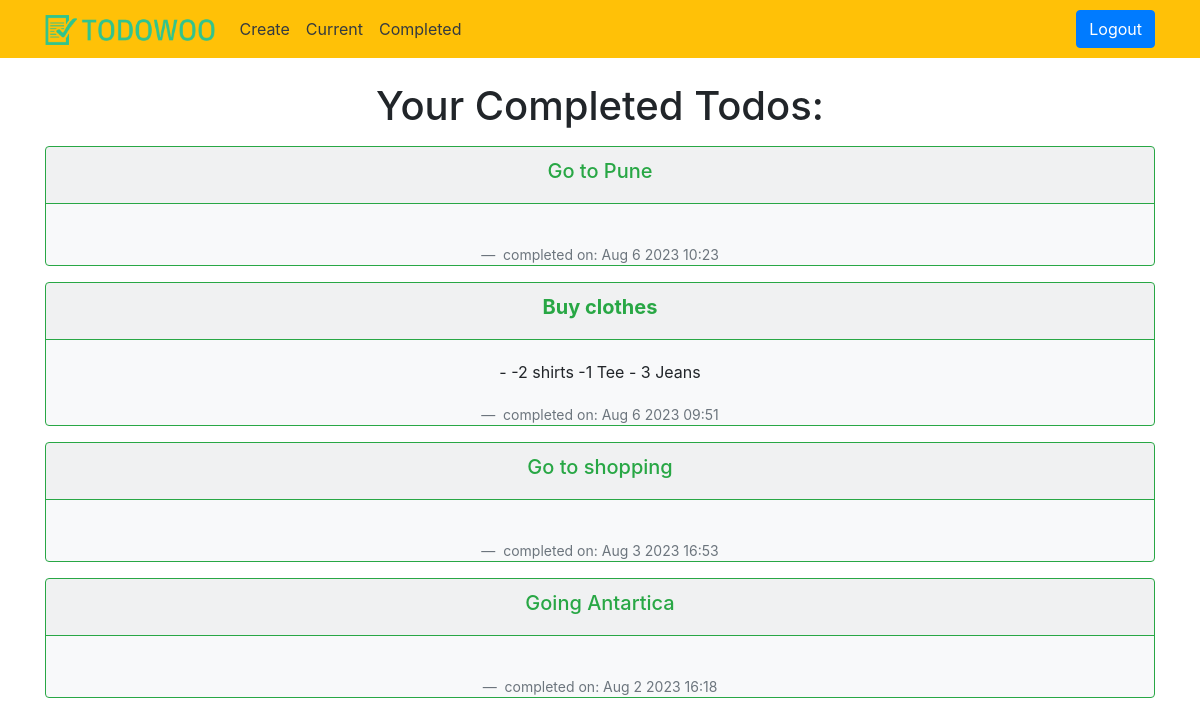
The app's page /completed/ (signed in) with its own data.
### todo/models.py (models this page shows, shortened)
class Todo(models.Model):
    title = models.CharField(max_length=50)
    memo = models.TextField(blank=True)
    created = models.DateTimeField(auto_now_add=True)
    datecompleted = models.DateTimeField(null=True, blank=True)
    important = models.BooleanField(default=False)
    user = models.ForeignKey(User, on_delete=models.CASCADE)

### todo/views.py (the view)
# urls.py: path('completed/', views.completedtodos, name='completedtodos'),
@login_required
def completedtodos(request):
    todos = Todo.objects.filter(
        user=request.user, datecompleted__isnull=False).order_by('-datecompleted')
    return render(request, 'todo/completedtodos.html', {'todos': todos})

### todo/templates/todo/completedtodos.html (shortened to what this page needs)
{% extends 'todo/base.html' %}
    {% block content %}
    <div class="container">
        <div class="align-items-center">
            <h1 class="text-center mt-4">Your Completed Todos:</h1>
            {% for todo in todos %}
            <div class="card border-success bg-light text-center mt-3 mx-auto">
                <div class=" border-success card-header justify-content-center">
                    <h5 class="text-success">
                        {% if todo.important %} <b> {% endif %} {{ todo.title }}
                            {% if todo.important %} </b> {%endif %}
                    </h5>
                </div>
                <div class=" justify-content-center card-body">
                    <p class="card-text">{% if todo.memo %} - {{ todo.memo|truncatechars:30 }} {% endif %}</p>
                </div>
                <footer class="blockquote-footer"> completed on: {{ todo.datecompleted|date:'M j Y H:i' }} </footer>
            </div>
            {% endfor %}
        </div>
    </div>
    {% endblock %}

### todo/templates/todo/base.html (shortened to what this page needs)
{% load static %}
<!DOCTYPE html>
<html lang="en">
<head>
    <link rel="stylesheet" href="https://cdn.jsdelivr.net/npm/bootstrap@4.6.2/dist/css/bootstrap.min.css"
>
    <link rel="stylesheet" href="https://cdn.jsdelivr.net/npm/bootstrap-icons@1.10.5/font/bootstrap-icons.css">
</head>
<body>
    <nav class="navbar navbar-expand-lg navbar-light  bg-warning">
        <div class="container">
            <a class="navbar-brand" href="{% url 'home' %}">
                <img src="{% static 'todo/TodoWoo_logo.png' %}" height="30pc" alt="">
            </a>
            <div class="collapse navbar-collapse" id="navbarNav">
                {% if user.is_authenticated %}
                <ul class="navbar-nav mr-auto">
                    <li class="nav-item  {{ create }}">
                        <a class="nav-link text-dark" href="{% url 'createtodo' %}">Create</a>
                    </li>
                    <li class="nav-item  {{ current }}">
                        <a class="nav-link text-dark" href="{% url 'currenttodos' %}">Current</a>
                    </li>
                    <li class="nav-item  {{ completed }}">
                        <a class="nav-link text-dark" href="{% url 'completedtodos' %}">Completed</a>
                    </li>
                </ul>
                {% endif %}
                <ul class="navbar-nav ml-auto">
                    {% if user.is_authenticated %}
                    <li class="nav-item">
                        <form class="form-inline" action="{% url 'logoutuser' %}" method="POST">
                            <button class="btn btn-primary" type="submit">Logout</button>
                        </form>
                    </li>
                {% endif %}
            </div>
        </div>
    </nav>
    {% block content %} {% endblock %}
</body>
</html>

### records on screen
Todo: title "Go to Pune", datecompleted "Aug 6 2023 10:23"
Todo: title "Buy clothes", memo "-2 shirts -1 Tee - 3 Jeans", datecompleted "Aug 6 2023 09:51"
Todo: title "Go to shopping", datecompleted "Aug 3 2023 16:53"
Todo: title "Going Antartica", datecompleted "Aug 2 2023 16:18"
